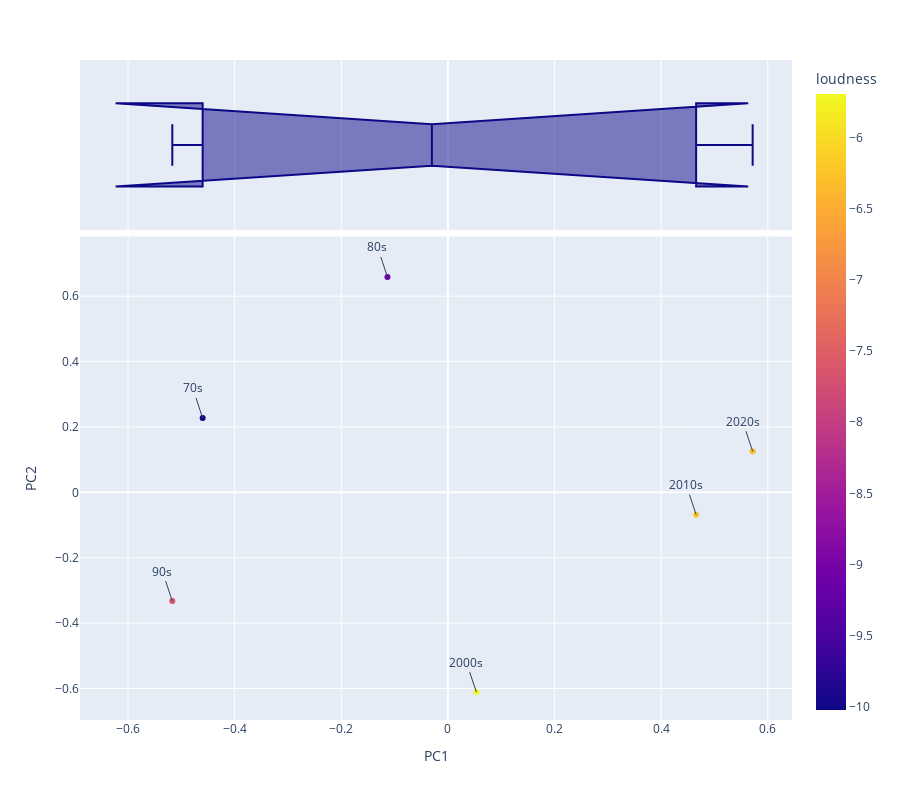

Write notebook code for a chart like this one.
### Markdown cell above
## PCA Visualization 1

### Code cell
fig = px.scatter(DCM, "PC1", "PC2", color='loudness', hover_name='Decade', marginal_x='box', symbol=None, size=None, height=800)

for i, row in DCM.iterrows():
    fig.add_annotation(x=row['PC1'], y=row['PC2'], text=row['Decade'], showarrow=True)

fig.show()

### Figure 1 — Plotly figure (JSON) as saved in the notebook; plotly's stock layout.template omitted (floating-point values rounded to 4 significant figures)
{"data": [{"hovertemplate": "<b>%{hovertext}</b><br><br>PC1=%{x}<br>PC2=%{y}<br>loudness=%{marker.color}<extra></extra>", "hovertext": ["2000s", "2010s", "2020s", "70s", "80s", "90s"], "legendgroup": "", "marker": {"color": [-5.696, -6.218, -6.33, -10.02, -9.2, -7.625], "coloraxis": "coloraxis", "symbol": "circle"}, "mode": "markers", "name": "", "orientation": "v", "showlegend": false, "type": "scatter", "x": [0.05332, 0.4655, 0.5716, -0.46, -0.1134, -0.5169], "xaxis": "x", "y": [-0.6109, -0.06819, 0.1255, 0.2275, 0.6588, -0.3327], "yaxis": "y"}, {"alignmentgroup": "True", "hovertemplate": "<b>%{hovertext}</b><br><br>PC1=%{x}<extra></extra>", "hovertext": ["2000s", "2010s", "2020s", "70s", "80s", "90s"], "legendgroup": "", "marker": {"color": "#0d0887", "symbol": "circle"}, "name": "", "notched": true, "offsetgroup": "", "showlegend": false, "type": "box", "x": [0.05332, 0.4655, 0.5716, -0.46, -0.1134, -0.5169], "xaxis": "x2", "yaxis": "y2"}], "layout": {"annotations": [{"showarrow": true, "text": "2000s", "x": 0.05332, "y": -0.6109}, {"showarrow": true, "text": "2010s", "x": 0.4655, "y": -0.06819}, {"showarrow": true, "text": "2020s", "x": 0.5716, "y": 0.1255}, {"showarrow": true, "text": "70s", "x": -0.46, "y": 0.2275}, {"showarrow": true, "text": "80s", "x": -0.1134, "y": 0.6588}, {"showarrow": true, "text": "90s", "x": -0.5169, "y": -0.3327}], "coloraxis": {"colorbar": {"title": {"text": "loudness"}}, "colorscale": [[0, "#0d0887"], [0.1111, "#46039f"], [0.2222, "#7201a8"], [0.3333, "#9c179e"], [0.4444, "#bd3786"], [0.5556, "#d8576b"], [0.6667, "#ed7953"], [0.7778, "#fb9f3a"], [0.8889, "#fdca26"], [1, "#f0f921"]]}, "height": 800, "legend": {"tracegroupgap": 0}, "margin": {"t": 60}, "xaxis": {"anchor": "y", "domain": [0, 1], "title": {"text": "PC1"}}, "xaxis2": {"anchor": "y2", "domain": [0, 1], "matches": "x", "showgrid": true, "showticklabels": false}, "yaxis": {"anchor": "x", "domain": [0, 0.7326], "title": {"text": "PC2"}}, "yaxis2": {"anchor": "x2", "domain": [0.7426, 1], "matches": "y2", "showgrid": false, "showline": false, "showticklabels": false, "ticks": ""}}}
